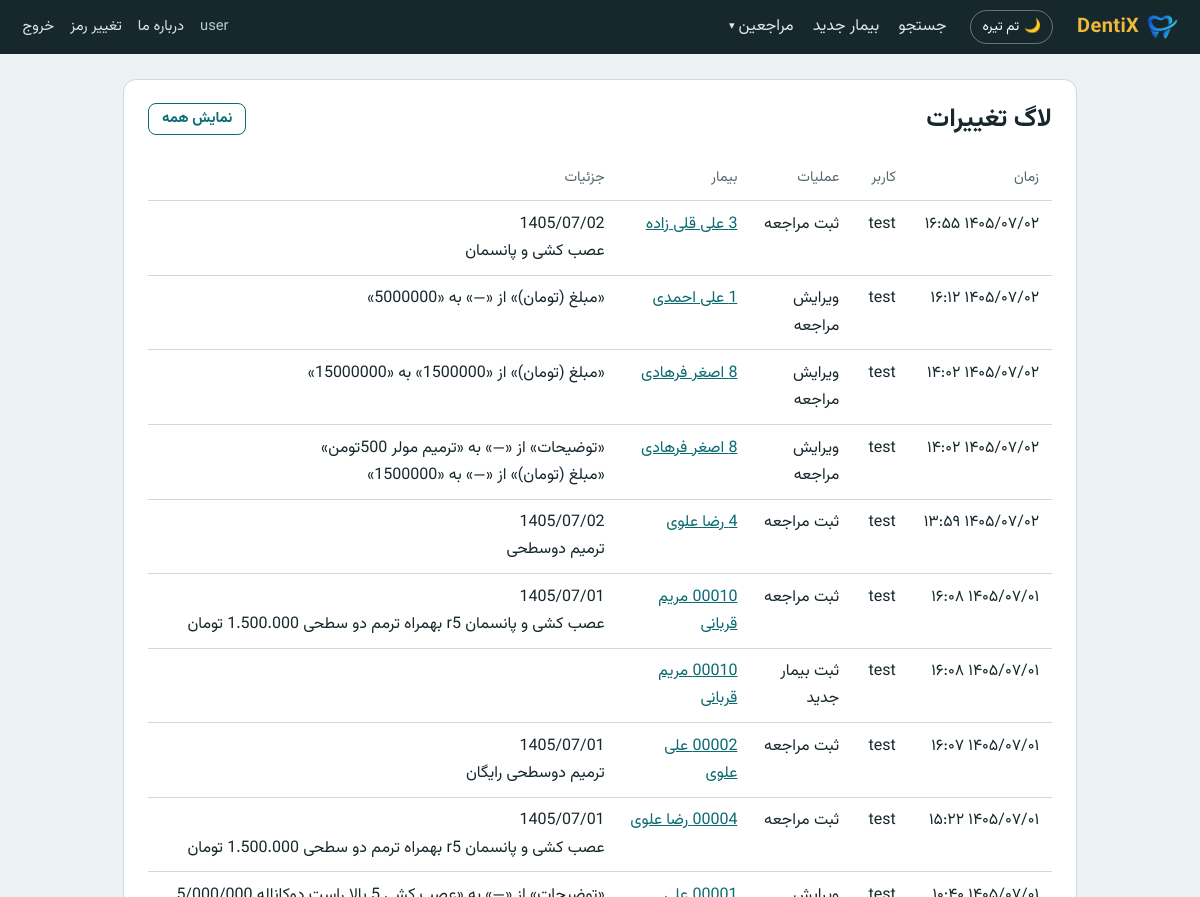
Page /settings/log/?only=changes (signed in, upper part) on the earlier database version.
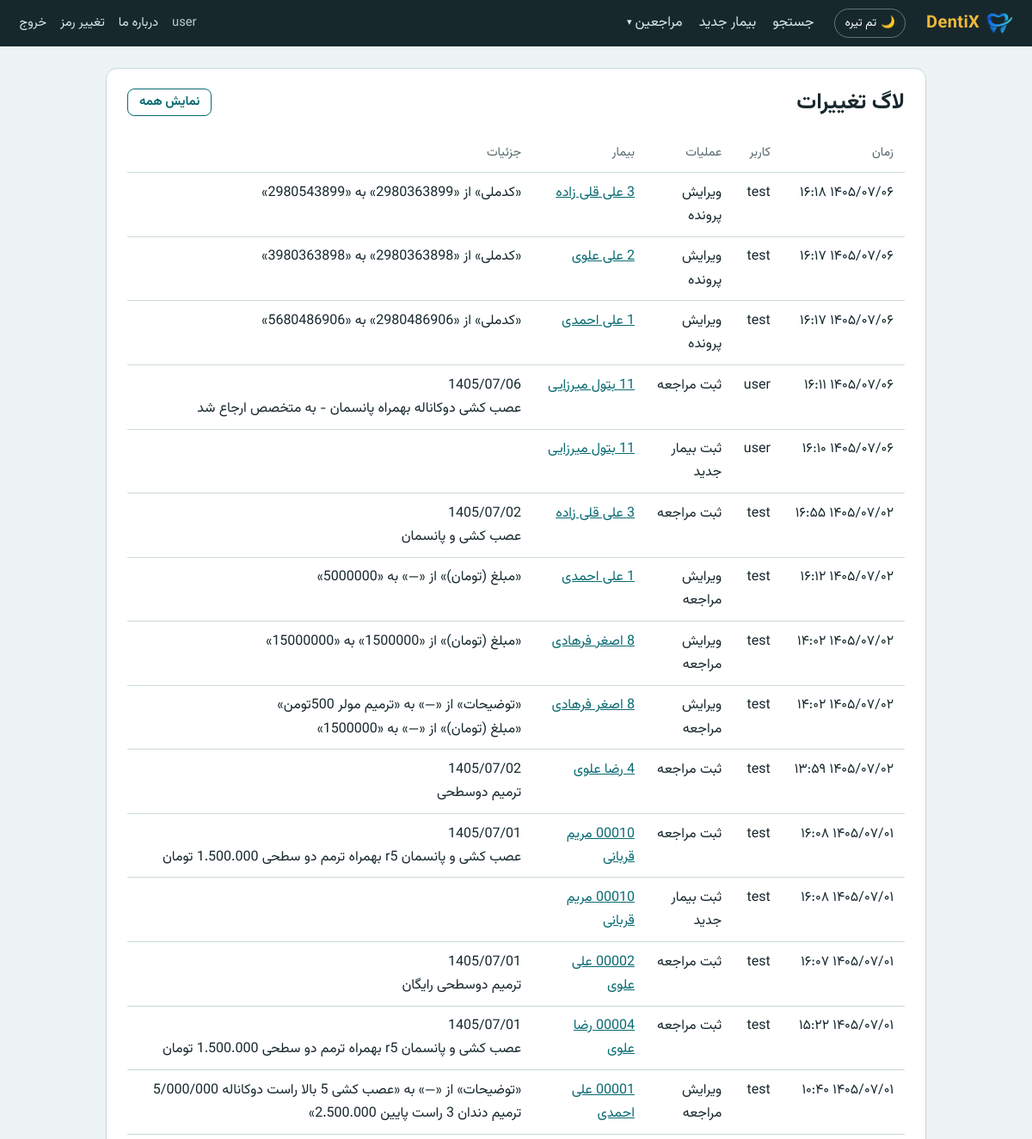
Same page on the later database version.
### patients/models.py (models this page shows, shortened)
class AuditLog(models.Model):
    LOGIN = "login"
    PATIENT_CREATED = "patient_created"
    PATIENT_UPDATED = "patient_updated"
    PATIENT_DELETED = "patient_deleted"
    VISIT_ADDED = "visit_added"
    VISIT_UPDATED = "visit_updated"
    VISIT_DELETED = "visit_deleted"
    ACTIONS = [
        (LOGIN, "ورود به برنامه"),
        (PATIENT_CREATED, "ثبت بیمار جدید"),
        (PATIENT_UPDATED, "ویرایش پرونده"),
        (PATIENT_DELETED, "حذف بیمار"),
        (VISIT_ADDED, "ثبت مراجعه"),
        (VISIT_UPDATED, "ویرایش مراجعه"),
        (VISIT_DELETED, "حذف مراجعه"),
    ]
    user = models.ForeignKey(
        settings.AUTH_USER_MODEL, null=True, blank=True, on_delete=models.SET_NULL,
        related_name="+", verbose_name="کاربر",
    )
    username = models.CharField("نام کاربری", max_length=150, blank=True)
    action = models.CharField("عملیات", max_length=20, choices=ACTIONS)
    patient = models.ForeignKey(
        Patient, null=True, blank=True, on_delete=models.SET_NULL,
        related_name="+", verbose_name="بیمار",
    )
    patient_label = models.CharField("بیمار", max_length=200, blank=True)
    details = models.TextField("جزئیات", blank=True)
    created_at = models.DateTimeField("زمان", auto_now_add=True, db_index=True)
    class Meta:
        verbose_name = "لاگ تغییرات"
        verbose_name_plural = "لاگ تغییرات"
        ordering = ["-created_at", "-id"]

### patients/views.py (the view)
# urls.py: path("settings/log/", views.audit_log, name="audit_log"),
@access()
def audit_log(request):
    if not request.user.has_perm("patients.view_auditlog"):
        raise PermissionDenied
    only_changes = request.GET.get("only") == "changes"
    logs = AuditLog.objects.all()
    if only_changes:
        logs = logs.exclude(action=AuditLog.LOGIN)
    page = Paginator(logs, 50).get_page(request.GET.get("page"))
    return render(request, "patients/audit_log.html", {"page": page, "only_changes": only_changes})

### patients/context_processors.py (called while the page is built)
def site_credit(request):
    return {
        "site_developer_name": credit.DEVELOPER_NAME,
        "site_developer_phone": credit.DEVELOPER_PHONE,
        "site_developer_email": credit.DEVELOPER_EMAIL,
    }

### patients/jalali.py (called while the page is built)
def gregorian_to_jalali(gy, gm, gd):
    g_d_m = [0, 31, 59, 90, 120, 151, 181, 212, 243, 273, 304, 334]
    gy2 = gy + 1 if gm > 2 else gy
    days = (
        355666 + (365 * gy) + ((gy2 + 3) // 4) - ((gy2 + 99) // 100)
        + ((gy2 + 399) // 400) + gd + g_d_m[gm - 1]
    )
    jy = -1595 + (33 * (days // 12053))
    days %= 12053
    jy += 4 * (days // 1461)
    days %= 1461
    if days > 365:
        jy += (days - 1) // 365
        days = (days - 1) % 365
    if days < 186:
        jm = 1 + days // 31
        jd = 1 + days % 31
    else:
        jm = 7 + (days - 186) // 30
        jd = 1 + (days - 186) % 30
    return jy, jm, jd

def to_jalali(d):
    return gregorian_to_jalali(d.year, d.month, d.day)

def format_jalali(d):
    jy, jm, jd = to_jalali(d)
    return f"{jy:04d}/{jm:02d}/{jd:02d}"

### patients/utils.py (called while the page is built)
def to_fa_digits(value):
    return str(value).translate(_TO_FA)

### templates/patients/audit_log.html (shortened to what this page needs)
{% extends "base.html" %}
{% load fa %}
{% block content %}
<section class="card">
  <div class="week-head">
    <h1>لاگ تغییرات</h1>
    <div class="week-nav">
      {% if only_changes %}
        <a class="btn secondary small" href="{% url 'audit_log' %}">نمایش همه</a>
      {% else %}
        <a class="btn secondary small" href="{% url 'audit_log' %}?only=changes">فقط تغییرات (بدون ورود)</a>
      {% endif %}
    </div>
  </div>
  <div class="table-wrap">
  <table class="data">
    <thead><tr><th>زمان</th><th>کاربر</th><th>عملیات</th><th>بیمار</th><th>جزئیات</th></tr></thead>
    <tbody>
      {% for log in page %}
      <tr>
        <td class="nowrap">{{ log.created_at|jdatetime }}</td>
        <td>{{ log.username|default:"—" }}</td>
        <td>{{ log.get_action_display }}</td>
        <td>{% if log.patient_id %}<a href="{% url 'patient_detail' log.patient_id %}">{{ log.patient_label }}</a>{% else %}{{ log.patient_label|default:"—" }}{% endif %}</td>
        <td class="pre">{{ log.details|default:"" }}</td>
      </tr>
      {% empty %}
      <tr><td colspan="5" class="empty-inline">موردی ثبت نشده است.</td></tr>
      {% endfor %}
    </tbody>
  </table>
  </div>
</section>
{% endblock %}

Differences in the rows shown:
added AuditLog: created_at|jdatetime "۱۴۰۵/۰۷/۰۶ ۱۶:۱۸", username "test", action "ویرایش پرونده", patient_label "3 علی قلی زاده", details "«کدملی» از «2980363899» به «2980543899»"
added AuditLog: created_at|jdatetime "۱۴۰۵/۰۷/۰۶ ۱۶:۱۷", username "test", action "ویرایش پرونده", patient_label "2 علی علوی", details "«کدملی» از «2980363898» به «3980363898»"
added AuditLog: created_at|jdatetime "۱۴۰۵/۰۷/۰۶ ۱۶:۱۷", username "test", action "ویرایش پرونده", patient_label "1 علی احمدی", details "«کدملی» از «2980486906» به «5680486906»"
added AuditLog: created_at|jdatetime "۱۴۰۵/۰۷/۰۶ ۱۶:۱۱", username "user", action "ثبت مراجعه", patient_label "11 بتول میرزایی", details "1405/07/06 عصب کشی دوکاناله بهمراه پانسمان - به متخصص ارجاع شد"
added AuditLog: created_at|jdatetime "۱۴۰۵/۰۷/۰۶ ۱۶:۱۰", username "user", action "ثبت بیمار جدید", patient_label "11 بتول میرزایی"
now on this page (row unchanged): AuditLog: created_at|jdatetime "۱۴۰۵/۰۷/۰۱ ۱۰:۴۰", username "test", action "ویرایش مراجعه", patient_label "00001 علی احمدی", details "«توضیحات» از «—» به «عصب کشی 5 بالا راست دوکاناله 5/000/000 ترمیم دندان 3 راست پایین 2.500.000»"
